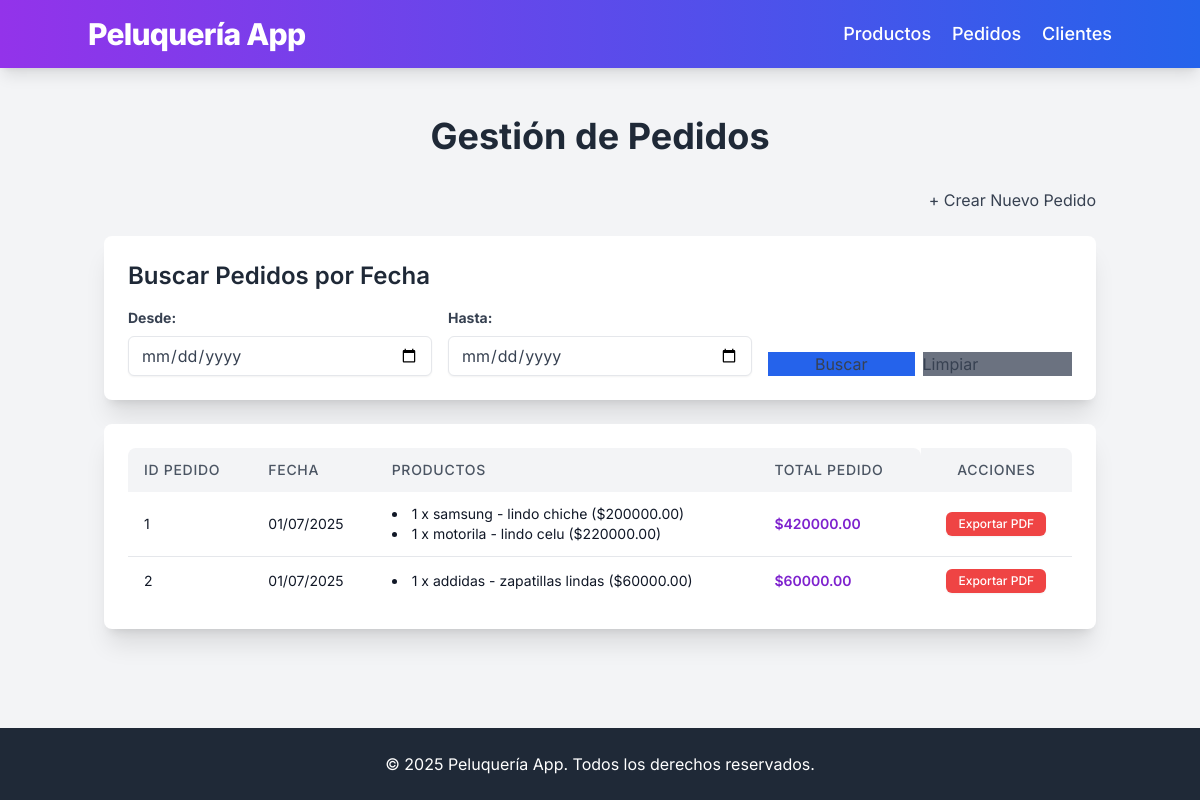
The page /orders on the database its author committed.
### app/models.py (models this page shows, shortened)
class Order(db.Model):
    id = db.Column(db.Integer, primary_key=True)
    order_date = db.Column(db.Date, nullable=False, default=lambda: datetime.now(UTC).date()) # Fecha del pedido
    total_order_price = db.Column(db.Float, nullable=False) # Suma total del pedido
    items = db.relationship('OrderItem', backref='order', lazy=True, cascade="all, delete-orphan")

class OrderItem(db.Model):
    id = db.Column(db.Integer, primary_key=True)
    order_id = db.Column(db.Integer, db.ForeignKey('order.id'), nullable=False) # ID del pedido al que pertenece
    product_id = db.Column(db.Integer, db.ForeignKey('product.id'), nullable=True) # ID del producto del inventario (opcional, para referencia y autocompletado)
    brand = db.Column(db.String(100), nullable=False)
    description = db.Column(db.String(255), nullable=False)
    wholesale_price_at_order = db.Column(db.Float, nullable=False) # Precio mayorista en el momento del pedido
    quantity = db.Column(db.Integer, nullable=False) # Cantidad de este producto en el pedido

### app/routes.py (the view, shortened to what this page needs)
@app.route('/orders', methods=['GET', 'POST'])
def orders():
    orders_query = Order.query.order_by(Order.order_date.desc())
    search_from_date = request.args.get('from_date')
    search_to_date = request.args.get('to_date')
    orders = orders_query.all()
    for order in orders:
        order.items_list = OrderItem.query.filter_by(order_id=order.id).all()
    return render_template('orders.html',
                           orders=orders,
                           from_date=search_from_date,
                           to_date=search_to_date)

### run.py (called while the page is built)
@app.context_processor
def inject_current_year():
    return {'current_year': datetime.now(UTC).year}

### app/templates/orders.html
{% extends 'layout.html' %}
{% block content %}
<h1 class="text-4xl font-bold text-center mb-8 text-gray-800">Gestión de Pedidos</h1>
<div class="mb-6 text-right">
    <a href="{{ url_for('add_order') }}" class="btn btn-green">
        + Crear Nuevo Pedido
    </a>
</div>
<div class="bg-white p-6 rounded-lg shadow-xl mb-6">
    <h2 class="text-2xl font-semibold mb-4 text-gray-800">Buscar Pedidos por Fecha</h2>
    <form method="GET" action="{{ url_for('orders') }}" class="grid grid-cols-1 md:grid-cols-3 gap-4 items-end">
        <div>
            <label for="from_date" class="block text-gray-700 text-sm font-bold mb-2">Desde:</label>
            <input type="date" id="from_date" name="from_date"
                   value="{{ from_date if from_date else '' }}"
                   class="shadow-sm appearance-none border rounded-md w-full py-2 px-3 text-gray-700 leading-tight focus:outline-none focus:ring-2 focus:ring-blue-400 focus:border-transparent">
        </div>
        <div>
            <label for="to_date" class="block text-gray-700 text-sm font-bold mb-2">Hasta:</label>
            <input type="date" id="to_date" name="to_date"
                   value="{{ to_date if to_date else '' }}"
                   class="shadow-sm appearance-none border rounded-md w-full py-2 px-3 text-gray-700 leading-tight focus:outline-none focus:ring-2 focus:ring-blue-400 focus:border-transparent">
        </div>
        <div class="flex space-x-2">
            <button type="submit" class="btn bg-blue-600 hover:bg-blue-700 flex-grow">Buscar</button>
            <a href="{{ url_for('orders') }}" class="btn bg-gray-500 hover:bg-gray-600 flex-grow">Limpiar</a>
        </div>
    </form>
</div>
<div class="bg-white p-6 rounded-lg shadow-xl overflow-x-auto">
    {% if orders %}
    <table class="min-w-full bg-white table-auto border-collapse" id="ordersTable">
        <thead class="bg-gray-100">
            <tr>
                <th class="px-4 py-3 text-left text-sm font-medium text-gray-600 uppercase tracking-wider rounded-tl-lg">ID Pedido</th>
                <th class="px-4 py-3 text-left text-sm font-medium text-gray-600 uppercase tracking-wider">Fecha</th>
                <th class="px-4 py-3 text-left text-sm font-medium text-gray-600 uppercase tracking-wider">Productos</th>
                <th class="px-4 py-3 text-left text-sm font-medium text-gray-600 uppercase tracking-wider rounded-tr-lg">Total Pedido</th>
                <th class="px-4 py-3 text-center text-sm font-medium text-gray-600 uppercase tracking-wider rounded-tr-lg">Acciones</th>
            </tr>
        </thead>
        <tbody class="divide-y divide-gray-200">
            {% for order in orders %}
            <tr class="hover:bg-gray-50 transition-colors duration-150 ease-in-out">
                <td class="px-4 py-3 whitespace-nowrap text-sm text-gray-900">{{ order.id }}</td>
                <td class="px-4 py-3 whitespace-nowrap text-sm text-gray-900">{{ order.order_date.strftime('%d/%m/%Y') }}</td>
                <td class="px-4 py-3 text-sm text-gray-900">
                    <ul class="list-disc list-inside">
                        {% for item in order.items_list %}
                        <li>{{ item.quantity }} x {{ item.brand }} - {{ item.description }} (${{ "%.2f" | format(item.wholesale_price_at_order) }})</li>
                        {% endfor %}
                    </ul>
                </td>
                <td class="px-4 py-3 whitespace-nowrap text-sm text-gray-900 font-semibold text-purple-700">${{ "%.2f" | format(order.total_order_price) }}</td>
                <td class="px-4 py-3 whitespace-nowrap text-sm font-medium text-center">
                    <button onclick="exportOrderToPdf({{ order.id }}, '{{ order.order_date.strftime('%Y-%m-%d') }}')"
                            class="inline-block bg-red-500 hover:bg-red-600 text-white py-1 px-3 rounded-md text-xs shadow-sm transition duration-150 ease-in-out">
                        Exportar PDF
                    </button>
                </td>
            </tr>
            {% endfor %}
        </tbody>
    </table>
    {% else %}
    <p class="text-center text-gray-600 text-lg">No hay pedidos registrados para los filtros seleccionados.</p>
    {% endif %}
</div>
{% endblock %}

### app/templates/layout.html (shortened to what this page needs)
<!DOCTYPE html>
<html lang="es">
<head>
    <script src="https://cdn.tailwindcss.com"></script>
</head>
<body class="min-h-screen flex flex-col">
    <nav class="bg-gradient-to-r from-purple-600 to-blue-600 p-4 shadow-lg">
        <div class="container mx-auto flex justify-between items-center">
            <a href="{{ url_for('index') }}" class="text-white text-3xl font-extrabold tracking-tight">
                Peluquería App
            </a>
            <div class="space-x-4">
                <a href="{{ url_for('products') }}" class="text-white hover:text-blue-200 transition duration-200 ease-in-out text-lg font-medium">
                    Productos
                </a>
                <a href="{{ url_for('orders') }}" class="text-white hover:text-blue-200 transition duration-200 ease-in-out text-lg font-medium">
                    Pedidos
                </a>
                <a href="{{ url_for('clients') }}" class="text-white hover:text-blue-200 transition duration-200 ease-in-out text-lg font-medium">
                    Clientes
                </a>
            </div>
        </div>
    </nav>
    <main class="container mx-auto mt-8 p-4 flex-grow">
        {% block content %}{% endblock %}
    </main>
    <footer class="bg-gray-800 text-white p-6 mt-8">
        <div class="container mx-auto text-center">
            <p>&copy; {{ current_year }} Peluquería App. Todos los derechos reservados.</p>
        </div>
    </footer>
</body>
</html>

### app/templates/layout.html (style rules this page uses)
body { font-family: 'Inter', sans-serif; background-color: #f3f4f6; color: #374151; }
input[type="text"], input[type="number"], input[type="date"], select, textarea { @apply shadow-sm appearance-none border rounded w-full py-2 px-3 text-gray-700 leading-tight focus:outline-none focus:shadow-outline transition duration-150 ease-in-out; }
button[type="submit"], .btn { @apply bg-blue-600 hover:bg-blue-700 text-white font-bold py-2 px-4 rounded-md shadow-md transition duration-200 ease-in-out; }
.btn-green { @apply bg-green-600 hover:bg-green-700; }
.table-auto th, .table-auto td { @apply px-4 py-2 border border-gray-200; }

### rows shown on the page
Order: id "1", order_date "01/07/2025", total_order_price "420000.00"
OrderItem: quantity "1", brand "samsung", description "lindo chiche", wholesale_price_at_order "200000.00"
OrderItem: quantity "1", brand "motorila", description "lindo celu", wholesale_price_at_order "220000.00"
Order: id "2", order_date "01/07/2025", total_order_price "60000.00"
OrderItem: quantity "1", brand "addidas", description "zapatillas lindas", wholesale_price_at_order "60000.00"
